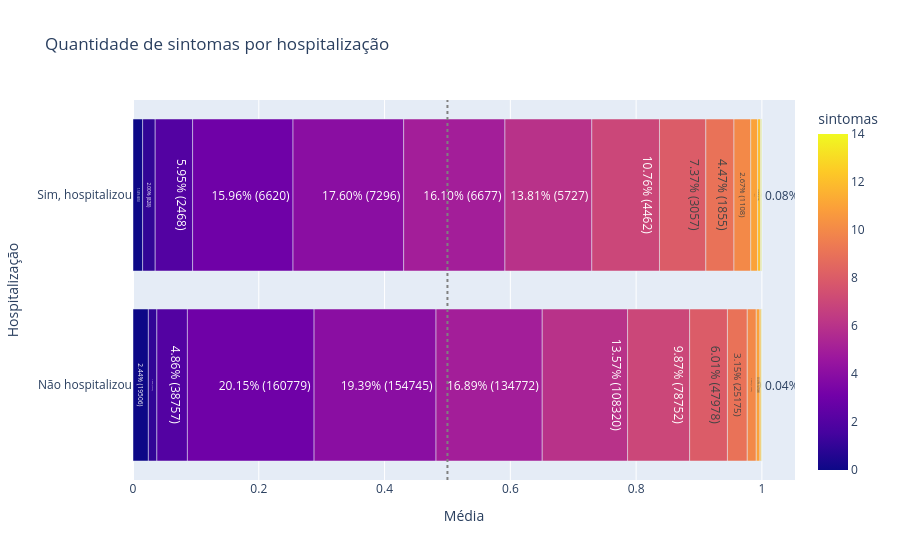

Write notebook code for a chart like this one.
### Code cell
df = (
    df
    .assign(**{variavel_prin: lambda _df: _df[lista].sum(axis=1)})
    .sort_values(by=variavel_prin)
)


utils.plot_bar_por_variavel(df, variavel=variavel_prin, hospitaliz = 'HOSPITALIZ', replace=False, title = f'Quantidade de {variavel_prin} por hospitalização')

### Figure 1 — Plotly figure (JSON) as saved in the notebook; plotly's stock layout.template omitted (floating-point values rounded to 4 significant figures)
{"data": [{"hovertemplate": "Média=%{x}<br>Hospitalização=%{y}<br>text=%{text}<br>sintomas=%{marker.color}<extra></extra>", "legendgroup": "", "marker": {"color": [0.0, 0.0, 1.0, 1.0, 2.0, 2.0, 3.0, 3.0, 4.0, 4.0, 5.0, 5.0, 6.0, 6.0, 7.0, 7.0, 8.0, 8.0, 9.0, 9.0, 10.0, 10.0, 11.0, 11.0, 12.0, 12.0, 13.0, 13.0, 14.0, 14.0], "coloraxis": "coloraxis", "pattern": {"shape": ""}}, "name": "", "orientation": "h", "showlegend": false, "text": ["2.44% (19506)", "1.53% (635)", "1.35% (10772)", "2.00% (828)", "4.86% (38757)", "5.95% (2468)", "20.15% (160779)", "15.96% (6620)", "19.39% (154745)", "17.60% (7296)", "16.89% (134772)", "16.10% (6677)", "13.57% (108320)", "13.81% (5727)", "9.87% (78752)", "10.76% (4462)", "6.01% (47978)", "7.37% (3057)", "3.15% (25175)", "4.47% (1855)", "1.43% (11406)", "2.67% (1108)", "0.59% (4708)", "1.08% (449)", "0.20% (1577)", "0.47% (193)", "0.07% (526)", "0.14% (59)", "0.04% (332)", "0.08% (32)"], "textposition": "outside", "type": "bar", "x": [0.02444, 0.01531, 0.0135, 0.01997, 0.04856, 0.05952, 0.2015, 0.1596, 0.1939, 0.176, 0.1689, 0.161, 0.1357, 0.1381, 0.09867, 0.1076, 0.06011, 0.07372, 0.03154, 0.04474, 0.01429, 0.02672, 0.005899, 0.01083, 0.001976, 0.004654, 0.0006591, 0.001423, 0.000416, 0.0007717], "xaxis": "x", "y": ["Não hospitalizou", "Sim, hospitalizou", "Não hospitalizou", "Sim, hospitalizou", "Não hospitalizou", "Sim, hospitalizou", "Não hospitalizou", "Sim, hospitalizou", "Não hospitalizou", "Sim, hospitalizou", "Não hospitalizou", "Sim, hospitalizou", "Não hospitalizou", "Sim, hospitalizou", "Não hospitalizou", "Sim, hospitalizou", "Não hospitalizou", "Sim, hospitalizou", "Não hospitalizou", "Sim, hospitalizou", "Não hospitalizou", "Sim, hospitalizou", "Não hospitalizou", "Sim, hospitalizou", "Não hospitalizou", "Sim, hospitalizou", "Não hospitalizou", "Sim, hospitalizou", "Não hospitalizou", "Sim, hospitalizou"], "yaxis": "y"}], "layout": {"barmode": "relative", "coloraxis": {"colorbar": {"title": {"text": "sintomas"}}, "colorscale": [[0, "#0d0887"], [0.1111, "#46039f"], [0.2222, "#7201a8"], [0.3333, "#9c179e"], [0.4444, "#bd3786"], [0.5556, "#d8576b"], [0.6667, "#ed7953"], [0.7778, "#fb9f3a"], [0.8889, "#fdca26"], [1, "#f0f921"]]}, "legend": {"tracegroupgap": 0}, "shapes": [{"line": {"color": "grey", "dash": "dot"}, "type": "line", "x0": 0.5, "x1": 0.5, "xref": "x", "y0": 0, "y1": 1, "yref": "y domain"}], "title": {"text": "Quantidade de sintomas por hospitalização"}, "xaxis": {"anchor": "y", "categoryorder": "category ascending", "domain": [0, 1], "title": {"text": "Média"}}, "yaxis": {"anchor": "x", "domain": [0, 1], "title": {"text": "Hospitalização"}}}}
